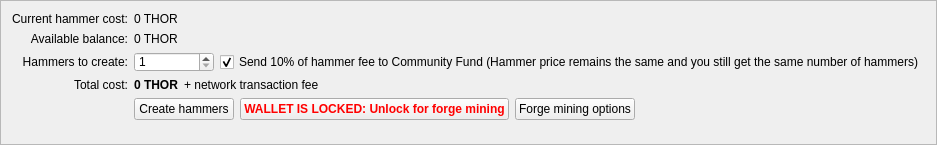
    <widget class="QFrame" name="createHammersForm">
     <property name="sizePolicy">
      <sizepolicy hsizetype="Preferred" vsizetype="Fixed">
       <horstretch>0</horstretch>
       <verstretch>0</verstretch>
      </sizepolicy>
     </property>
     <property name="minimumSize">
      <size>
       <width>0</width>
       <height>145</height>
      </size>
     </property>
     <property name="styleSheet">
      <string notr="true">#createHammersForm{background:url(:/icons/forge_background_flash);
background-repeat:no-repeat;
background-position:bottom right;
background-color:white;}</string>
     </property>
     <property name="frameShape">
      <enum>QFrame::StyledPanel</enum>
     </property>
     <property name="frameShadow">
      <enum>QFrame::Sunken</enum>
     </property>
     <layout class="QFormLayout" name="formLayout_2">
      <property name="labelAlignment">
       <set>Qt::AlignRight|Qt::AlignTrailing|Qt::AlignVCenter</set>
      </property>
      <item row="0" column="0">
       <widget class="QLabel" name="currentHammerCostLabel_2">
        <property name="text">
         <string>Current hammer cost:</string>
        </property>
        <property name="alignment">
         <set>Qt::AlignRight|Qt::AlignTrailing|Qt::AlignVCenter</set>
        </property>
       </widget>
      </item>
      <item row="1" column="0">
       <widget class="QLabel" name="currentHammerCostLabel_21">
        <property name="text">
         <string>Available balance:</string>
        </property>
        <property name="alignment">
         <set>Qt::AlignRight|Qt::AlignTrailing|Qt::AlignVCenter</set>
        </property>
       </widget>
      </item>
      <item row="1" column="1">
       <layout class="QHBoxLayout" name="horizontalLayout_91">
        <item>
         <widget class="QLabel" name="currentBalance">
          <property name="font">
           <font>
            <weight>50</weight>
            <bold>false</bold>
           </font>
          </property>
          <property name="text">
           <string>0 THOR</string>
          </property>
         </widget>
        </item>
        <item>
         <spacer name="horizontalSpacer_91">
          <property name="orientation">
           <enum>Qt::Horizontal</enum>
          </property>
          <property name="sizeHint" stdset="0">
           <size>
            <width>0</width>
            <height>0</height>
           </size>
          </property>
         </spacer>
        </item>
       </layout>
      </item>
      <item row="2" column="0">
       <widget class="QLabel" name="hammersToCreateLabel_2">
        <property name="text">
         <string>Hammers to create:</string>
        </property>
        <property name="alignment">
         <set>Qt::AlignRight|Qt::AlignTrailing|Qt::AlignVCenter</set>
        </property>
       </widget>
      </item>
      <item row="2" column="1">
       <layout class="QHBoxLayout" name="horizontalLayout_8">
        <item>
         <widget class="QSpinBox" name="hammerCountSpinner">
          <property name="minimumSize">
           <size>
            <width>80</width>
            <height>20</height>
           </size>
          </property>
          <property name="minimum">
           <number>1</number>
          </property>
          <property name="maximum">
           <number>9999999</number>
          </property>
         </widget>
        </item>
        <item>
         <widget class="QCheckBox" name="donateCommunityFundCheckbox">
          <property name="sizePolicy">
           <sizepolicy hsizetype="Fixed" vsizetype="Fixed">
            <horstretch>0</horstretch>
            <verstretch>0</verstretch>
           </sizepolicy>
          </property>
          <property name="maximumSize">
           <size>
            <width>1000</width>
            <height>16777215</height>
           </size>
          </property>
          <property name="focusPolicy">
           <enum>Qt::StrongFocus</enum>
          </property>
          <property name="toolTip">
           <string>The community fund works by diverting a portion of the unspendable hammer creation fee to the spendable community fund address. This enables us to keep developing Thor.</string>
          </property>
          <property name="text">
           <string>Send 10% of hammer fee to Community Fund (Hammer price remains the same and you still get the same number of hammers)</string>
          </property>
          <property name="checked">
           <bool>true</bool>
          </property>
         </widget>
        </item>
        <item>
         <spacer name="horizontalSpacer_8">
          <property name="orientation">
           <enum>Qt::Horizontal</enum>
          </property>
          <property name="sizeHint" stdset="0">
           <size>
            <width>0</width>
            <height>0</height>
           </size>
          </property>
         </spacer>
        </item>
       </layout>
      </item>
      <item row="3" column="0">
       <widget class="QLabel" name="totalCostLabel_3">
        <property name="text">
         <string>Total cost:</string>
        </property>
        <property name="alignment">
         <set>Qt::AlignRight|Qt::AlignTrailing|Qt::AlignVCenter</set>
        </property>
       </widget>
      </item>
      <item row="3" column="1">
       <layout class="QHBoxLayout" name="horizontalLayout_4">
        <item>
         <widget class="QLabel" name="totalCostLabel">
          <property name="font">
           <font>
            <weight>75</weight>
            <bold>true</bold>
           </font>
          </property>
          <property name="text">
           <string>0 THOR</string>
          </property>
         </widget>
        </item>
        <item>
         <widget class="QLabel" name="label_9">
          <property name="text">
           <string>+ network transaction fee</string>
          </property>
         </widget>
        </item>
        <item>
         <spacer name="horizontalSpacer_10">
          <property name="orientation">
           <enum>Qt::Horizontal</enum>
          </property>
          <property name="sizeHint" stdset="0">
           <size>
            <width>0</width>
            <height>0</height>
           </size>
          </property>
         </spacer>
        </item>
       </layout>
      </item>
      <item row="4" column="1">
       <layout class="QHBoxLayout" name="horizontalLayout_3">
        <item>
         <widget class="QPushButton" name="createHammersButton">
          <property name="minimumSize">
           <size>
            <width>100</width>
            <height>0</height>
           </size>
          </property>
          <property name="toolTip">
           <string>Create hammers now. You will be shown a confirmation dialogue including final transaction fees.</string>
          </property>
          <property name="text">
           <string>Create hammers</string>
          </property>
          <property name="icon">
           <iconset resource="../bitcoin.qrc">
            <normaloff>:/icons/hammer</normaloff>:/icons/hammer</iconset>
          </property>
         </widget>
        </item>
        <item>
         <widget class="QPushButton" name="releaseSwarmButton">
          <property name="minimumSize">
           <size>
            <width>100</width>
            <height>0</height>
           </size>
          </property>
          <property name="font">
           <font>
            <weight>75</weight>
            <bold>true</bold>
           </font>
          </property>
          <property name="toolTip">
           <string>Click to unlock your wallet so that your hammers can work. Note this only unlocks the wallet for forgemining; you must
still fully unlock it to send funds.</string>
          </property>
          <property name="styleSheet">
           <string notr="true">color:red;</string>
          </property>
          <property name="text">
           <string>WALLET IS LOCKED: Unlock for forge mining</string>
          </property>
          <property name="icon">
           <iconset resource="../bitcoin.qrc">
            <normaloff>:/icons/lock_closed</normaloff>:/icons/lock_closed</iconset>
          </property>
         </widget>
        </item>
       <item>
         <widget class="QPushButton" name="showForgeOptionsButton">
          <property name="minimumSize">
           <size>
            <width>100</width>
            <height>0</height>
           </size>
          </property>
          <property name="toolTip">
           <string>Create hammers now. You will be shown a confirmation dialogue including final transaction fees.</string>
          </property>
          <property name="text">
           <string>Forge mining options</string>
          </property>
          <property name="icon">
           <iconset resource="../bitcoin.qrc">
            <normaloff>:/icons/options</normaloff>:/icons/options</iconset>
          </property>
         </widget>
        </item>
        <item>
         <spacer name="horizontalSpacer_7">
          <property name="orientation">
           <enum>Qt::Horizontal</enum>
          </property>
          <property name="sizeHint" stdset="0">
           <size>
            <width>0</width>
            <height>0</height>
           </size>
          </property>
         </spacer>
        </item>
       </layout>
      </item>
      <item row="0" column="1">
       <layout class="QHBoxLayout" name="horizontalLayout_10">
        <item>
         <widget class="QLabel" name="hammerCostLabel">
          <property name="font">
           <font>
            <weight>50</weight>
            <bold>false</bold>
           </font>
          </property>
          <property name="text">
           <string>0 THOR</string>
          </property>
         </widget>
        </item>
        <item>
         <spacer name="horizontalSpacer_18">
          <property name="orientation">
           <enum>Qt::Horizontal</enum>
          </property>
          <property name="sizeHint" stdset="0">
           <size>
            <width>13</width>
            <height>13</height>
           </size>
          </property>
         </spacer>
        </item>
       </layout>
      </item>
     </layout>
    </widget>
